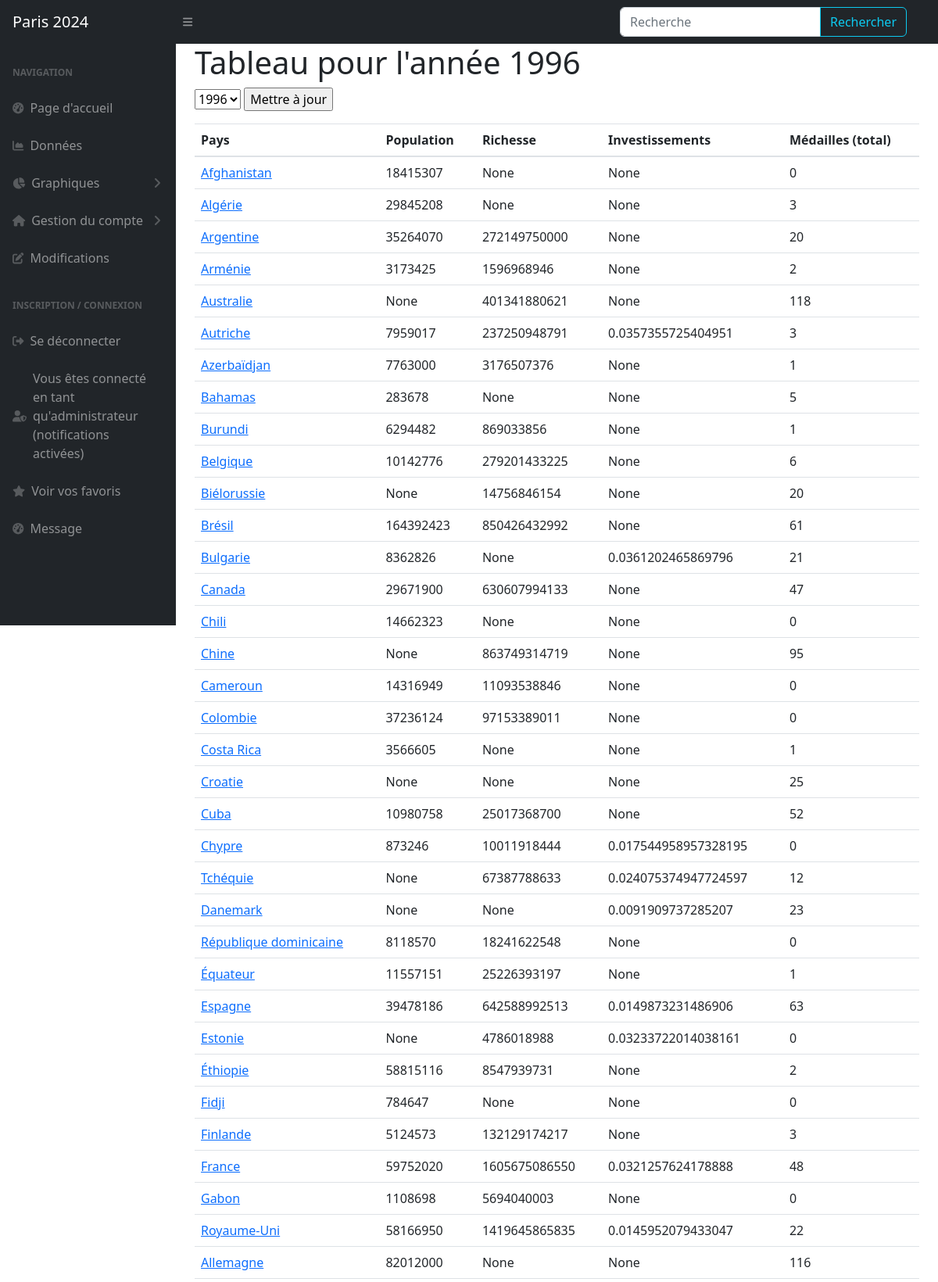
Page /donnees (signed in, upper part) on the committed database.
### BASE_app/app/models/Jeux_Olympiques.py (models this page shows, shortened)
class Pays(db.Model):
    __tablename__ = "pays"
    noc = db.Column(db.String(3), primary_key=True, nullable=False, unique=True)
    nom = db.Column(db.String(100))
    latitude = db.Column(db.Float)
    longitude = db.Column(db.Float)
    formulaires = db.relationship('Formulaire', backref='pays', lazy=True)

### BASE_app/app/routes/generales.py (the view)
@app.route('/donnees', methods=['GET', 'POST'])
@login_required
@admin_required
def donnees():
    choix_annee = request.form.get('annee', default=1996, type=int)
    data = db.session.query(
        Formulaire.year,
        Medailles.total,
        Donnees.population,
        Donnees.investissement,
        Donnees.richesse,
        Pays.nom) \
            .join(Donnees, Formulaire.id_team == Donnees.id_team) \
            .join(Medailles, Medailles.id_team == Donnees.id_team) \
            .join(Pays, Pays.noc == Formulaire.noc) \
            .filter(Formulaire.year == choix_annee) \
            .group_by(Donnees.id_team, Formulaire.year, Medailles.total, Donnees.population, Donnees.investissement, Donnees.richesse).all()
    annees = db.session.query(Formulaire.year.distinct()).order_by(Formulaire.year).all()
    return render_template("pages/donnees.html", donnees=data, annees=annees, annee_actuelle=choix_annee)

### BASE_app/app/models/users.py (called while the page is built)
    @login.user_loader
    def get_user_by_id(id):
        return Users.query.get(int(id))

### BASE_app/app/routes/users.py (called while the page is built)
def admin_required(f): #défini un décorateur "admin_requiered" qui prend une fonction 'f' comme argiment
    @wraps(f) #Ce décorateur permet de s'assurer que les métadonnées de la fonction originales soient inclues dans le décorateur
    def decorated_function(): #décorateur
        if not current_user.administrateur: #Si l'utilisateur n'est pas administrateur
            abort(403)  # Interdit (renvoie une erreur 403)
        return f() #sinon tout va bien
    return decorated_function

### BASE_app/app/templates/pages/donnees.html
{% extends "partials/conteneur.html" %}
{% block body %}
<h1> Tableau pour l'année {{donnees[0][0]}}</h1>
<div class = "form-group">
<form action="{{ url_for('donnees') }}" method="post">
    <select name="annee">
        {% for annee in annees %}
        <option value="{{ annee[0] }}" {% if annee[0] == annee_actuelle %}selected{% endif %}>{{ annee[0] }}</option>
        {% endfor %}
    </select>
    <input type="submit" value="Mettre à jour">
</form>
</div>
    <table class="table">
        <thead>
            <tr>
                <th scope="col">Pays</th>
                <th scope="col">Population</th>
                <th scope="col">Richesse</th>
                <th scope="col">Investissements</th>
                <th scope="col">Médailles (total)</th>
            </tr>
        </thead>
        <tbody>
            {%for donnee in donnees%}
            <tr>
                <td scope="row"><a href="{{ url_for('donnees_pays', nom_pays=donnee.nom) }}">{{ donnee.nom }}</a></td>
                <td scope="row">{{donnee.population}}</td>
                <td scope="row">{{donnee.richesse}}</td>
                <td scope="row">{{donnee.investissement}}</td>
                <td scope="row">{{donnee.total}}</td>
            </tr>
            {%endfor%}
        </tbody>
    </table>
{% endblock %}

### rows in the picture
Pays: nom "Afghanistan", population "18415307", richesse "None", investissement "None", total "0"
Pays: nom "Algérie", population "29845208", richesse "None", investissement "None", total "3"
Pays: nom "Argentine", population "35264070", richesse "272149750000", investissement "None", total "20"
Pays: nom "Arménie", population "3173425", richesse "1596968946", investissement "None", total "2"
Pays: nom "Australie", population "None", richesse "401341880621", investissement "None", total "118"
Pays: nom "Azerbaïdjan", population "7763000", richesse "3176507376", investissement "None", total "1"
Pays: nom "Bahamas", population "283678", richesse "None", investissement "None", total "5"
Pays: nom "Burundi", population "6294482", richesse "869033856", investissement "None", total "1"
Pays: nom "Belgique", population "10142776", richesse "279201433225", investissement "None", total "6"
Pays: nom "Biélorussie", population "None", richesse "14756846154", investissement "None", total "20"
Pays: nom "Brésil", population "164392423", richesse "850426432992", investissement "None", total "61"
Pays: nom "Bulgarie", population "8362826", richesse "None", investissement "0.0361202465869796", total "21"
Pays: nom "Canada", population "29671900", richesse "630607994133", investissement "None", total "47"
Pays: nom "Chili", population "14662323", richesse "None", investissement "None", total "0"
Pays: nom "Chine", population "None", richesse "863749314719", investissement "None", total "95"
Pays: nom "Cameroun", population "14316949", richesse "11093538846", investissement "None", total "0"
Pays: nom "Colombie", population "37236124", richesse "97153389011", investissement "None", total "0"
Pays: nom "Costa Rica", population "3566605", richesse "None", investissement "None", total "1"
Pays: nom "Croatie", population "None", richesse "None", investissement "None", total "25"
Pays: nom "Cuba", population "10980758", richesse "25017368700", investissement "None", total "52"
Pays: nom "Tchéquie", population "None", richesse "67387788633", investissement "0.024075374947724597", total "12"
Pays: nom "Danemark", population "None", richesse "None", investissement "0.0091909737285207", total "23"
Pays: nom "République dominicaine", population "8118570", richesse "18241622548", investissement "None", total "0"
Pays: nom "Équateur", population "11557151", richesse "25226393197", investissement "None", total "1"
Pays: nom "Estonie", population "None", richesse "4786018988", investissement "0.03233722014038161", total "0"
Pays: nom "Éthiopie", population "58815116", richesse "8547939731", investissement "None", total "2"
Pays: nom "Fidji", population "784647", richesse "None", investissement "None", total "0"
Pays: nom "Finlande", population "5124573", richesse "132129174217", investissement "None", total "3"
Pays: nom "Gabon", population "1108698", richesse "5694040003", investissement "None", total "0"
Pays: nom "Allemagne", population "82012000", richesse "None", investissement "None", total "116"

### other values in the picture
{{ donnees[0][0] }} "1996"
{{ donnee.nom }} "Autriche" "Chypre" "Espagne" "France" "Royaume-Uni"
{{ donnee.population }} "7959017" "873246" "39478186" "59752020" "58166950"
{{ donnee.richesse }} "237250948791" "10011918444" "642588992513" "1605675086550" "1419645865835"
{{ donnee.investissement }} "0.0357355725404951" "0.017544958957328195" "0.0149873231486906" "0.0321257624178888" "0.0145952079433047"
{{ donnee.total }} "3" "0" "63" "48" "22"
form field annee "1996"
